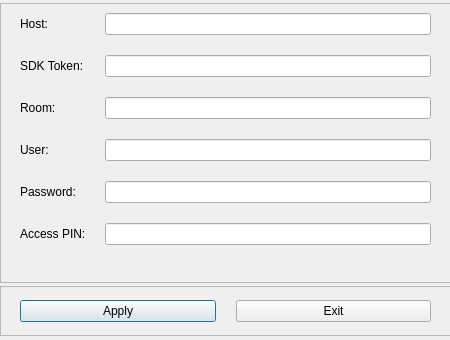
<?xml version="1.0" encoding="UTF-8"?>
<ui version="4.0">
 <class>ConnectParamsDialog</class>
 <widget class="QDialog" name="ConnectParamsDialog">
  <property name="geometry">
   <rect>
    <x>0</x>
    <y>0</y>
    <width>450</width>
    <height>340</height>
   </rect>
  </property>
  <property name="windowTitle">
   <string>Dialog</string>
  </property>
  <widget class="QWidget" name="verticalLayoutWidget">
   <property name="geometry">
    <rect>
     <x>0</x>
     <y>0</y>
     <width>451</width>
     <height>341</height>
    </rect>
   </property>
   <layout class="QVBoxLayout" name="verticalLayout">
    <property name="spacing">
     <number>0</number>
    </property>
    <item>
     <widget class="QFrame" name="frame">
      <property name="sizePolicy">
       <sizepolicy hsizetype="Preferred" vsizetype="Fixed">
        <horstretch>0</horstretch>
        <verstretch>0</verstretch>
       </sizepolicy>
      </property>
      <property name="minimumSize">
       <size>
        <width>0</width>
        <height>280</height>
       </size>
      </property>
      <property name="maximumSize">
       <size>
        <width>16777215</width>
        <height>280</height>
       </size>
      </property>
      <property name="frameShape">
       <enum>QFrame::StyledPanel</enum>
      </property>
      <property name="frameShadow">
       <enum>QFrame::Raised</enum>
      </property>
      <widget class="QWidget" name="formLayoutWidget">
       <property name="geometry">
        <rect>
         <x>0</x>
         <y>0</y>
         <width>451</width>
         <height>290</height>
        </rect>
       </property>
       <layout class="QFormLayout" name="formLayout">
        <property name="horizontalSpacing">
         <number>5</number>
        </property>
        <property name="verticalSpacing">
         <number>20</number>
        </property>
        <property name="leftMargin">
         <number>20</number>
        </property>
        <property name="topMargin">
         <number>10</number>
        </property>
        <property name="rightMargin">
         <number>20</number>
        </property>
        <property name="bottomMargin">
         <number>20</number>
        </property>
        <item row="0" column="0">
         <widget class="QLabel" name="label">
          <property name="sizePolicy">
           <sizepolicy hsizetype="Fixed" vsizetype="Preferred">
            <horstretch>0</horstretch>
            <verstretch>0</verstretch>
           </sizepolicy>
          </property>
          <property name="minimumSize">
           <size>
            <width>60</width>
            <height>0</height>
           </size>
          </property>
          <property name="maximumSize">
           <size>
            <width>60</width>
            <height>16777215</height>
           </size>
          </property>
          <property name="text">
           <string>Host:</string>
          </property>
         </widget>
        </item>
        <item row="0" column="1">
         <widget class="QLineEdit" name="lineEditHost"/>
        </item>
        <item row="1" column="0">
         <widget class="QLabel" name="label_4">
          <property name="sizePolicy">
           <sizepolicy hsizetype="Fixed" vsizetype="Preferred">
            <horstretch>0</horstretch>
            <verstretch>0</verstretch>
           </sizepolicy>
          </property>
          <property name="minimumSize">
           <size>
            <width>80</width>
            <height>0</height>
           </size>
          </property>
          <property name="maximumSize">
           <size>
            <width>80</width>
            <height>16777215</height>
           </size>
          </property>
          <property name="text">
           <string>SDK Token:</string>
          </property>
         </widget>
        </item>
        <item row="1" column="1">
         <widget class="QLineEdit" name="lineEditToken"/>
        </item>
        <item row="2" column="0">
         <widget class="QLabel" name="label_2">
          <property name="sizePolicy">
           <sizepolicy hsizetype="Fixed" vsizetype="Preferred">
            <horstretch>0</horstretch>
            <verstretch>0</verstretch>
           </sizepolicy>
          </property>
          <property name="minimumSize">
           <size>
            <width>60</width>
            <height>0</height>
           </size>
          </property>
          <property name="maximumSize">
           <size>
            <width>60</width>
            <height>16777215</height>
           </size>
          </property>
          <property name="text">
           <string>Room:</string>
          </property>
         </widget>
        </item>
        <item row="2" column="1">
         <widget class="QLineEdit" name="lineEditRoom"/>
        </item>
        <item row="3" column="0">
         <widget class="QLabel" name="label_3">
          <property name="sizePolicy">
           <sizepolicy hsizetype="Fixed" vsizetype="Preferred">
            <horstretch>0</horstretch>
            <verstretch>0</verstretch>
           </sizepolicy>
          </property>
          <property name="minimumSize">
           <size>
            <width>60</width>
            <height>0</height>
           </size>
          </property>
          <property name="maximumSize">
           <size>
            <width>60</width>
            <height>16777215</height>
           </size>
          </property>
          <property name="text">
           <string>User:</string>
          </property>
         </widget>
        </item>
        <item row="3" column="1">
         <widget class="QLineEdit" name="lineEditUser"/>
        </item>
        <item row="4" column="0">
         <widget class="QLabel" name="label_5">
          <property name="sizePolicy">
           <sizepolicy hsizetype="Fixed" vsizetype="Preferred">
            <horstretch>0</horstretch>
            <verstretch>0</verstretch>
           </sizepolicy>
          </property>
          <property name="minimumSize">
           <size>
            <width>70</width>
            <height>0</height>
           </size>
          </property>
          <property name="maximumSize">
           <size>
            <width>16777215</width>
            <height>70</height>
           </size>
          </property>
          <property name="text">
           <string>Password:</string>
          </property>
         </widget>
        </item>
        <item row="4" column="1">
         <widget class="QLineEdit" name="lineEditPassword">
          <property name="echoMode">
           <enum>QLineEdit::Password</enum>
          </property>
         </widget>
        </item>
        <item row="5" column="0">
         <widget class="QLabel" name="label_6">
          <property name="text">
           <string>Access PIN:</string>
          </property>
         </widget>
        </item>
        <item row="5" column="1">
         <widget class="QLineEdit" name="lineEditAccessPin">
          <property name="echoMode">
           <enum>QLineEdit::Password</enum>
          </property>
         </widget>
        </item>
       </layout>
      </widget>
     </widget>
    </item>
    <item>
     <widget class="QFrame" name="frame_2">
      <property name="sizePolicy">
       <sizepolicy hsizetype="Preferred" vsizetype="Fixed">
        <horstretch>0</horstretch>
        <verstretch>0</verstretch>
       </sizepolicy>
      </property>
      <property name="minimumSize">
       <size>
        <width>0</width>
        <height>50</height>
       </size>
      </property>
      <property name="frameShape">
       <enum>QFrame::StyledPanel</enum>
      </property>
      <property name="frameShadow">
       <enum>QFrame::Raised</enum>
      </property>
      <widget class="QWidget" name="horizontalLayoutWidget">
       <property name="geometry">
        <rect>
         <x>0</x>
         <y>0</y>
         <width>451</width>
         <height>51</height>
        </rect>
       </property>
       <layout class="QHBoxLayout" name="horizontalLayout">
        <property name="spacing">
         <number>20</number>
        </property>
        <property name="leftMargin">
         <number>20</number>
        </property>
        <property name="rightMargin">
         <number>20</number>
        </property>
        <item>
         <widget class="QPushButton" name="btnApply">
          <property name="text">
           <string>Apply</string>
          </property>
         </widget>
        </item>
        <item>
         <widget class="QPushButton" name="btnCancel">
          <property name="text">
           <string>Exit</string>
          </property>
         </widget>
        </item>
       </layout>
      </widget>
     </widget>
    </item>
   </layout>
  </widget>
 </widget>
 <resources/>
 <connections/>
</ui>
